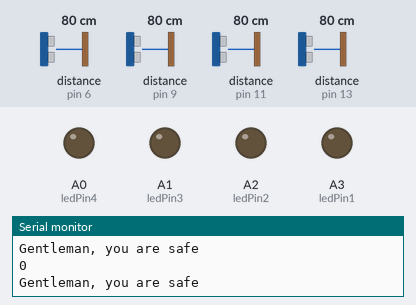
The sketch below on a simulated Arduino Uno, built with avr-gcc and run on an emulated ATmega328P. Shown: output pins drawn as LEDs (lit = HIGH), the last lines printed to the serial monitor. Wiring (inferred from the names in the program): 4 × ultrasonic range finder: trigger pin 7, echo pin 6 / trigger pin 8, echo pin 9 / trigger pin 10, echo pin 11 / trigger pin 12, echo pin 13. The test bench sets the inputs (shaded band); at power-on: distance to the obstacle (sensors on pin 6, pin 9, pin 11, pin 13) 80 cm. The echo pulse lasts 58.3 µs per cm; no radio packets arrive unless stated; pins used as bus, display or sensor lines are not drawn.

Above: at 1.2 s.
1.3 s: distance to the obstacle (sensor on pin 6) set to 33 cm
4.3 s: distance to the obstacle (sensor on pin 6) set to 28 cm
At 5.5 s:
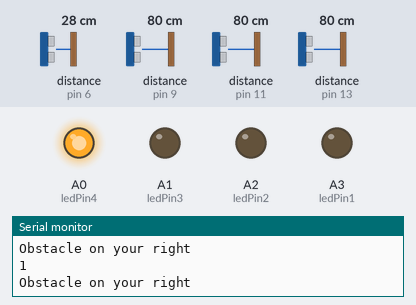
5.8 s: distance to the obstacle (sensor on pin 9) set to 34 cm
8.8 s: distance to the obstacle (sensor on pin 9) set to 29 cm
At 10.1 s:
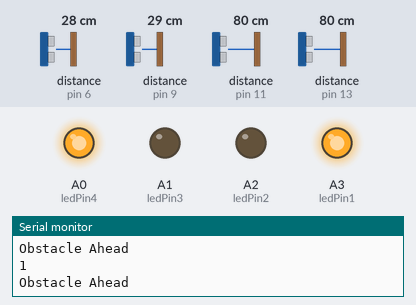
Timing chart, 0 to 11.3 s (numbered marks = the images above; inputs shaded):
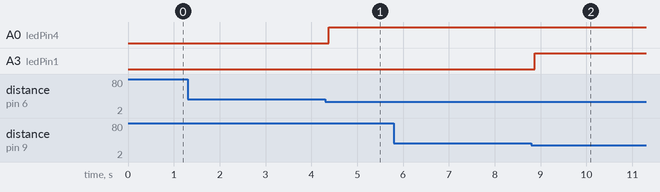

The sketch:

overall-fog.ino
```cpp
#include <VirtualWire.h>
#include <Ultrasonic.h>

#define trig1  8
#define echo1  9
#define trig2  10
#define echo2  11
#define trig3  12
#define echo3  13
#define trig4  7
#define echo4  6
Ultrasonic ultrasonic1(trig1, echo1);
Ultrasonic ultrasonic2(trig2, echo2);
Ultrasonic ultrasonic3(trig3, echo3);
Ultrasonic ultrasonic4(trig4, echo4);
const int ledPin1 = A3;
const int ledPin2 = A2;
const int ledPin3 = A1;
const int ledPin4 = A0;
char *data="0";
int a = 0;
int b = 0;
int c = 0;
int d = 0;
void setup()
{
  Serial.begin(9600);
  pinMode(ledPin1,OUTPUT);
  pinMode(ledPin2,OUTPUT);
  pinMode(ledPin3,OUTPUT);
  pinMode(ledPin4,OUTPUT);
  vw_set_ptt_inverted(true);
  vw_set_tx_pin(5);
  vw_setup(4000);
  Serial.println("Initialising..!!");
  pinMode(trig1, OUTPUT);
  pinMode(echo1, INPUT);
  pinMode(trig2, OUTPUT);
  pinMode(echo2, INPUT);
  pinMode(trig3, OUTPUT);
  pinMode(echo3, INPUT);
  pinMode(trig4, OUTPUT);
  pinMode(echo4, INPUT);
}

void loop()
{
   long duration1, distance1;
  digitalWrite(trig1, LOW);
  delayMicroseconds(2);
  digitalWrite(trig1, HIGH);
  delayMicroseconds(10);
  digitalWrite(trig1, LOW);
  duration1 = pulseIn(echo1, HIGH);
  distance1 = (duration1/2) / 29.1;

  long duration2, distance2;
  digitalWrite(trig2, LOW);
  delayMicroseconds(2);
  digitalWrite(trig2, HIGH);
  delayMicroseconds(10);
  digitalWrite(trig2, LOW);
  duration2 = pulseIn(echo2, HIGH);
  distance2 = (duration2/2) / 29.1;

  long duration3, distance3;
  digitalWrite(trig3, LOW);
  delayMicroseconds(2);
  digitalWrite(trig3, HIGH);
  delayMicroseconds(10);
  digitalWrite(trig3, LOW);
  duration3 = pulseIn(echo3, HIGH);
  distance3 = (duration3/2) / 29.1;

  long duration4, distance4;
  digitalWrite(trig4, LOW);
  delayMicroseconds(2);
  digitalWrite(trig4, HIGH);
  delayMicroseconds(10);
  digitalWrite(trig4, LOW);
  duration4 = pulseIn(echo4, HIGH);
  distance4 = (duration4/2) / 29.1;

  if (distance1 < 30)
  {

      data = "1";
      digitalWrite(ledPin1,255);
      Serial.println("Obstacle Ahead");
  }
  else if (distance2 < 30)
  {
       data = "1";
       digitalWrite(ledPin2,255);
       Serial.println("Obstacle Behind");
  }
  else if (distance3 < 30)
  {
       data = "1";
       digitalWrite(ledPin3,255);
       Serial.println("Obstacle on your left");
  }
  else if (distance4 < 30)
  {
       data = "1";
       analogWrite(ledPin4,255);
       Serial.println("Obstacle on your right");
   }
  else
  {
  data = "0";
  digitalWrite(ledPin1,LOW);
  digitalWrite(ledPin2,LOW);
  digitalWrite(ledPin3,LOW);
  digitalWrite(ledPin4,LOW);
  Serial.println("Gentleman, you are safe");
  }

  if(data == "1")
  {
   vw_send((uint8_t *)data, strlen(data));
   vw_wait_tx();
   Serial.println(data);

  }
  else if(data=="0"){
  vw_send((uint8_t *)data, strlen(data));
  vw_wait_tx();
  Serial.println(data);

}
}
```

Measured:
- the behaviour switches between 31 and 30 cm on distance to the obstacle (sensor on pin 6) (found by bisection; images 0 and 1)
- the behaviour switches between 31 and 30 cm on distance to the obstacle (sensor on pin 9) (found by bisection; images 1 and 2)
- after the input at 4.3 s, A0 (ledPin4): LOW → HIGH after 0.07 s
- after the input at 8.8 s, A3 (ledPin1): LOW → HIGH after 0.07 s
